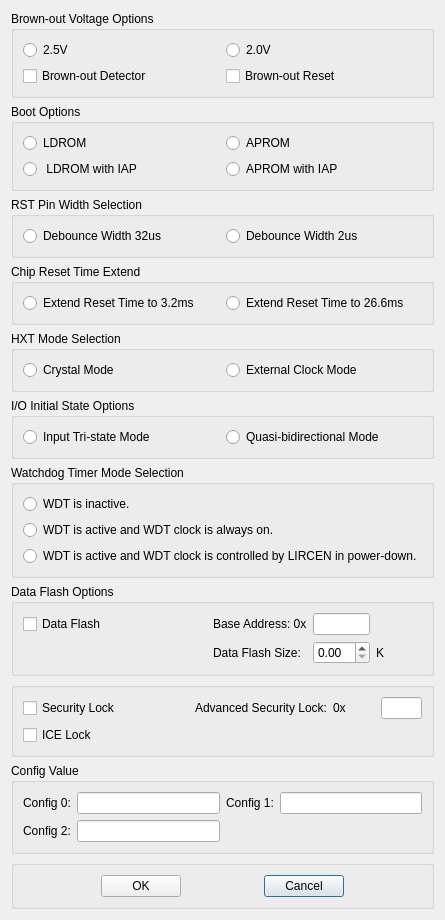
<?xml version="1.0" encoding="UTF-8"?>
<ui version="4.0">
 <class>Dialog</class>
 <widget class="QDialog" name="Dialog">
  <property name="geometry">
   <rect>
    <x>0</x>
    <y>0</y>
    <width>444</width>
    <height>609</height>
   </rect>
  </property>
  <property name="windowTitle">
   <string>Dialog</string>
  </property>
  <layout class="QGridLayout" name="gridLayout_8">
   <item row="0" column="0">
    <layout class="QVBoxLayout" name="verticalLayout" stretch="1,1,1,1,1,1,1,1,1,1,1">
     <item>
      <widget class="QGroupBox" name="gridGroupBox_brownout">
       <property name="title">
        <string>Brown-out Voltage Options</string>
       </property>
       <layout class="QGridLayout" name="gridLayout_7">
        <item row="0" column="1">
         <widget class="QRadioButton" name="radioButton_bw_v_1">
          <property name="text">
           <string>2.0V</string>
          </property>
         </widget>
        </item>
        <item row="0" column="0">
         <widget class="QRadioButton" name="radioButton_bw_v_0">
          <property name="text">
           <string>2.5V</string>
          </property>
         </widget>
        </item>
        <item row="1" column="0">
         <widget class="QCheckBox" name="checkBox_bw_0">
          <property name="text">
           <string>Brown-out Detector</string>
          </property>
         </widget>
        </item>
        <item row="1" column="1">
         <widget class="QCheckBox" name="checkBox_bw_1">
          <property name="text">
           <string>Brown-out Reset</string>
          </property>
         </widget>
        </item>
       </layout>
      </widget>
     </item>
     <item>
      <widget class="QGroupBox" name="gridGroupBox_boot">
       <property name="title">
        <string>Boot Options</string>
       </property>
       <layout class="QGridLayout" name="gridLayout_6">
        <item row="0" column="0">
         <widget class="QRadioButton" name="radioButton_bt_0_0">
          <property name="text">
           <string>LDROM</string>
          </property>
         </widget>
        </item>
        <item row="1" column="0">
         <widget class="QRadioButton" name="radioButton_bt_1_0">
          <property name="text">
           <string> LDROM with IAP</string>
          </property>
         </widget>
        </item>
        <item row="0" column="1">
         <widget class="QRadioButton" name="radioButton_bt_0_1">
          <property name="text">
           <string>APROM</string>
          </property>
         </widget>
        </item>
        <item row="1" column="1">
         <widget class="QRadioButton" name="radioButton_bt_1_1">
          <property name="text">
           <string>APROM with IAP</string>
          </property>
         </widget>
        </item>
       </layout>
      </widget>
     </item>
     <item>
      <widget class="QGroupBox" name="gridGroupBox_rst">
       <property name="title">
        <string>RST Pin Width Selection</string>
       </property>
       <layout class="QGridLayout" name="gridLayout_11">
        <item row="0" column="0">
         <widget class="QRadioButton" name="radioButton_rst_0">
          <property name="text">
           <string>Debounce Width 32us</string>
          </property>
         </widget>
        </item>
        <item row="0" column="1">
         <widget class="QRadioButton" name="radioButton_rst_1">
          <property name="text">
           <string>Debounce Width 2us</string>
          </property>
         </widget>
        </item>
       </layout>
      </widget>
     </item>
     <item>
      <widget class="QGroupBox" name="gridGroupBox_ext">
       <property name="title">
        <string>Chip Reset Time Extend</string>
       </property>
       <layout class="QGridLayout" name="gridLayout_12">
        <item row="0" column="0">
         <widget class="QRadioButton" name="radioButton_ext_0">
          <property name="text">
           <string>Extend Reset Time to 3.2ms</string>
          </property>
         </widget>
        </item>
        <item row="0" column="1">
         <widget class="QRadioButton" name="radioButton_ext_1">
          <property name="text">
           <string>Extend Reset Time to 26.6ms</string>
          </property>
         </widget>
        </item>
       </layout>
      </widget>
     </item>
     <item>
      <widget class="QGroupBox" name="gridGroupBox_hxt">
       <property name="title">
        <string>HXT Mode Selection</string>
       </property>
       <layout class="QGridLayout" name="gridLayout_5">
        <item row="0" column="1">
         <widget class="QRadioButton" name="radioButton_hxt_1">
          <property name="text">
           <string>External Clock Mode</string>
          </property>
         </widget>
        </item>
        <item row="0" column="0">
         <widget class="QRadioButton" name="radioButton_hxt_0">
          <property name="text">
           <string>Crystal Mode</string>
          </property>
         </widget>
        </item>
       </layout>
      </widget>
     </item>
     <item>
      <widget class="QGroupBox" name="gridGroupBox_io_state">
       <property name="title">
        <string>I/O Initial State Options</string>
       </property>
       <layout class="QGridLayout" name="gridLayout_4">
        <item row="0" column="0">
         <widget class="QRadioButton" name="radioButton_io_0">
          <property name="text">
           <string>Input Tri-state Mode</string>
          </property>
         </widget>
        </item>
        <item row="0" column="1">
         <widget class="QRadioButton" name="radioButton_io_1">
          <property name="text">
           <string>Quasi-bidirectional Mode</string>
          </property>
         </widget>
        </item>
       </layout>
      </widget>
     </item>
     <item>
      <widget class="QGroupBox" name="gridGroupBox_wdt">
       <property name="title">
        <string>Watchdog Timer Mode Selection</string>
       </property>
       <layout class="QGridLayout" name="gridLayout_10" rowstretch="1,1,1">
        <item row="0" column="0">
         <widget class="QRadioButton" name="radioButton_wdt_0">
          <property name="text">
           <string>WDT is inactive.</string>
          </property>
         </widget>
        </item>
        <item row="1" column="0">
         <widget class="QRadioButton" name="radioButton_wdt_1">
          <property name="text">
           <string>WDT is active and WDT clock is always on.</string>
          </property>
         </widget>
        </item>
        <item row="2" column="0">
         <widget class="QRadioButton" name="radioButton_wdt_2">
          <property name="text">
           <string>WDT is active and WDT clock is controlled by LIRCEN in power-down.</string>
          </property>
         </widget>
        </item>
       </layout>
      </widget>
     </item>
     <item>
      <widget class="QGroupBox" name="gridGroupBox_data_flash">
       <property name="title">
        <string>Data Flash Options</string>
       </property>
       <layout class="QGridLayout" name="gridLayout_9" rowstretch="1,1" columnstretch="4,2,1,1" rowminimumheight="0,0">
        <item row="1" column="2">
         <widget class="QDoubleSpinBox" name="doubleSpinBox_pagesize"/>
        </item>
        <item row="0" column="1">
         <widget class="QLabel" name="label">
          <property name="text">
           <string>Base Address: 0x</string>
          </property>
         </widget>
        </item>
        <item row="0" column="2">
         <widget class="QLineEdit" name="lineEdit_data_address"/>
        </item>
        <item row="1" column="1">
         <widget class="QLabel" name="label_2">
          <property name="text">
           <string>Data Flash Size:</string>
          </property>
         </widget>
        </item>
        <item row="1" column="3">
         <widget class="QLabel" name="label_3">
          <property name="text">
           <string>K</string>
          </property>
         </widget>
        </item>
        <item row="0" column="0">
         <widget class="QCheckBox" name="checkBox_dataflash">
          <property name="text">
           <string>Data Flash</string>
          </property>
         </widget>
        </item>
       </layout>
      </widget>
     </item>
     <item>
      <widget class="QGroupBox" name="gridGroupBox_misc">
       <layout class="QGridLayout" name="gridLayout_3" columnstretch="4,2,1,1">
        <item row="0" column="2">
         <widget class="QLabel" name="label_6">
          <property name="text">
           <string>0x</string>
          </property>
         </widget>
        </item>
        <item row="0" column="0">
         <widget class="QCheckBox" name="checkBox_security_lock">
          <property name="text">
           <string>Security Lock</string>
          </property>
         </widget>
        </item>
        <item row="0" column="1">
         <widget class="QLabel" name="label_5">
          <property name="text">
           <string>Advanced Security Lock:</string>
          </property>
         </widget>
        </item>
        <item row="1" column="0">
         <widget class="QCheckBox" name="checkBox_ice_lock">
          <property name="text">
           <string>ICE Lock</string>
          </property>
         </widget>
        </item>
        <item row="0" column="3">
         <widget class="QLineEdit" name="lineEdit_security"/>
        </item>
       </layout>
      </widget>
     </item>
     <item>
      <widget class="QGroupBox" name="gridGroupBox_config">
       <property name="title">
        <string>Config Value</string>
       </property>
       <layout class="QGridLayout" name="gridLayout">
        <item row="0" column="0">
         <widget class="QLabel" name="label_config0">
          <property name="text">
           <string>Config 0:</string>
          </property>
         </widget>
        </item>
        <item row="0" column="2">
         <widget class="QLabel" name="label_config1">
          <property name="text">
           <string>Config 1:</string>
          </property>
         </widget>
        </item>
        <item row="0" column="1">
         <widget class="QLineEdit" name="lineEdit_config0"/>
        </item>
        <item row="0" column="3">
         <widget class="QLineEdit" name="lineEdit_config1"/>
        </item>
        <item row="1" column="0">
         <widget class="QLabel" name="label_config2">
          <property name="text">
           <string>Config 2:</string>
          </property>
         </widget>
        </item>
        <item row="1" column="1">
         <widget class="QLineEdit" name="lineEdit_config2"/>
        </item>
       </layout>
      </widget>
     </item>
     <item>
      <widget class="QGroupBox" name="gridGroupBox_OK">
       <layout class="QGridLayout" name="gridLayout_2">
        <item row="0" column="2">
         <spacer name="horizontalSpacer">
          <property name="orientation">
           <enum>Qt::Horizontal</enum>
          </property>
          <property name="sizeHint" stdset="0">
           <size>
            <width>40</width>
            <height>20</height>
           </size>
          </property>
         </spacer>
        </item>
        <item row="0" column="3">
         <widget class="QPushButton" name="pushButton_Cancel">
          <property name="text">
           <string>Cancel</string>
          </property>
         </widget>
        </item>
        <item row="0" column="1">
         <widget class="QPushButton" name="pushButton_OK">
          <property name="text">
           <string>OK</string>
          </property>
         </widget>
        </item>
        <item row="0" column="0">
         <spacer name="horizontalSpacer_2">
          <property name="orientation">
           <enum>Qt::Horizontal</enum>
          </property>
          <property name="sizeHint" stdset="0">
           <size>
            <width>40</width>
            <height>20</height>
           </size>
          </property>
         </spacer>
        </item>
        <item row="0" column="4">
         <spacer name="horizontalSpacer_3">
          <property name="orientation">
           <enum>Qt::Horizontal</enum>
          </property>
          <property name="sizeHint" stdset="0">
           <size>
            <width>40</width>
            <height>20</height>
           </size>
          </property>
         </spacer>
        </item>
       </layout>
      </widget>
     </item>
    </layout>
   </item>
  </layout>
 </widget>
 <resources/>
 <connections/>
</ui>
